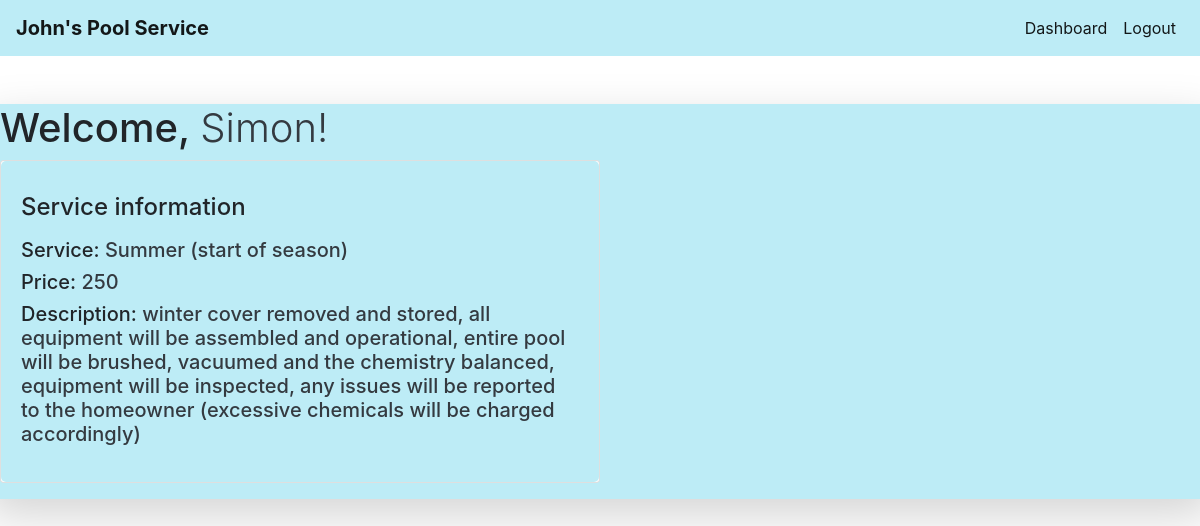
Page /review_order/3 (signed in) on the committed database.
### pool_services_app/models.py (models this page shows)
class User(models.Model):
    first_name = models.CharField(max_length=30)
    last_name = models.CharField(max_length=30)
    address = models.CharField(max_length=100)
    city = models.CharField(max_length=20)
    zip_code = models.CharField(max_length=10)
    email = models.CharField(max_length=250)
    password = models.CharField(max_length=30)
    isManager = models.BooleanField(default = False)
    created_at = models.DateTimeField(auto_now_add=True)
    updated_at = models.DateTimeField(auto_now=True)
    objects = UserManager()

class Order(models.Model):
    service = models.ForeignKey(Service, related_name="orders", on_delete = models.CASCADE)
    client = models.ForeignKey(User, related_name="orders", on_delete = models.CASCADE)
    created_at = models.DateTimeField(auto_now_add=True)
    updated_at = models.DateTimeField(auto_now=True)

class Service(models.Model):
    service = models.CharField(max_length=250)
    price = models.IntegerField()
    description = models.TextField()
    client = models.ForeignKey(User, related_name="clients", on_delete = models.CASCADE)
    created_at = models.DateTimeField(auto_now_add=True)
    updated_at = models.DateTimeField(auto_now=True)

### pool_services_app/views.py (the view)
# urls.py: path('review_order/<int:id>',views.review_order),
def review_order(request, id):
        if 'userid' not in request.session:
            messages.error(request,'Please log in before continuing!')
            return redirect('/')
        context = {
            'logged_in' : User.objects.get(id=request.session['userid']),
            'the_order': Order.objects.get(id=id),
        }
        return render(request, 'review_order.html',context)

### pool_services_app/templates/review_order.html (shortened to what this page needs)
<!DOCTYPE html>
<html lang="en">
<head>
    <link
    rel="stylesheet"
    href="https://stackpath.bootstrapcdn.com/bootstrap/4.4.1/css/bootstrap.min.css"
crossorigin="anonymous"/>
</head>
<body>
    </head>
    <body class="background" >
        <nav class="navbar  navbar-expand-lg navbar  navbar navbar-light" style="background-color:rgb(173, 232, 244, .8); ">
            <a class="navbar-brand justify-content-lg-center "> <b> John's Pool Service</b></a>
            <div class="collapse navbar-collapse justify-content-lg-end" id="navbarNav">
            <ul class="navbar-nav ">
                <li class="nav-item active">
                <a class="nav-link" href="/dashboard">Dashboard<span class="sr-only">(current)</span></a>
                </li>
                <li class="nav-item active">
                <a class="nav-link" href="/logout">Logout</a>
                </li>
            </ul>
            </div>
    </nav>
    <div class="row shadow shadow-lg mt-5" style= 'background-color:rgb(173, 232, 244, .8);  border-radius: 5px;'>
        <div class="col form-group">
            <h1> Welcome, <span class='text-dark font-weight-light'>{{logged_in.first_name}}!</span></h1>
            <div class="card w-50">
                <div class="card-body" style= 'background-color:rgb(173, 232, 244, .8); border-radius: 5px;' >
                    <h5 class="card-title"><h4> Service information</h4></h5>
                    <p class="card-text">
                        <h5>Service: <span class='text-dark'>{{the_order.service.service}}</span></h5>
                        <h5>Price: <span class='text-dark'>{{the_order.service.price}}</span></h5>
                        <h5>Description: <span class = 'text-dark'>{{the_order.service.description}}</span></h5>
                    </p>
                </div>
            </div>
    </div>
    </div>
</body>
</html>

### pool_services_app/templates/review_order.html (style rules this page uses)
.background { background-image: url('/static/img/juan-carlos-rivera-DBjKoBnW6M8-unsplash.jpg'); background-position: center; background-repeat: no-repeat; background-size: cover; height: 1000px; }

### rows in the picture
User: first_name "Simon"
Order: service.service "Summer (start of season)", service.price "250", service.description "winter cover removed and stored, all equipment will be assembled and operational, entire pool will be brushed, vacuumed and the chemistry balanced, equipment will be inspected, any issues will be reported to the homeowner (excessive chemicals will be charged accordingly)"
